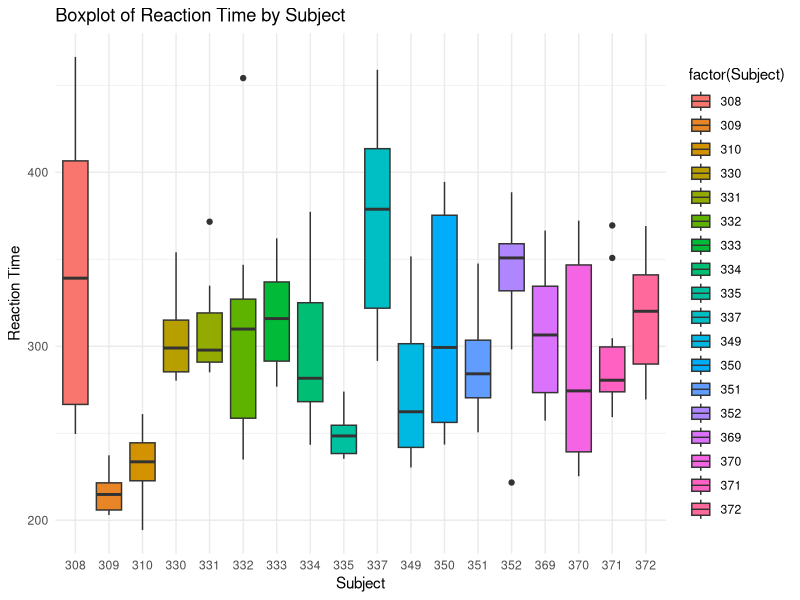
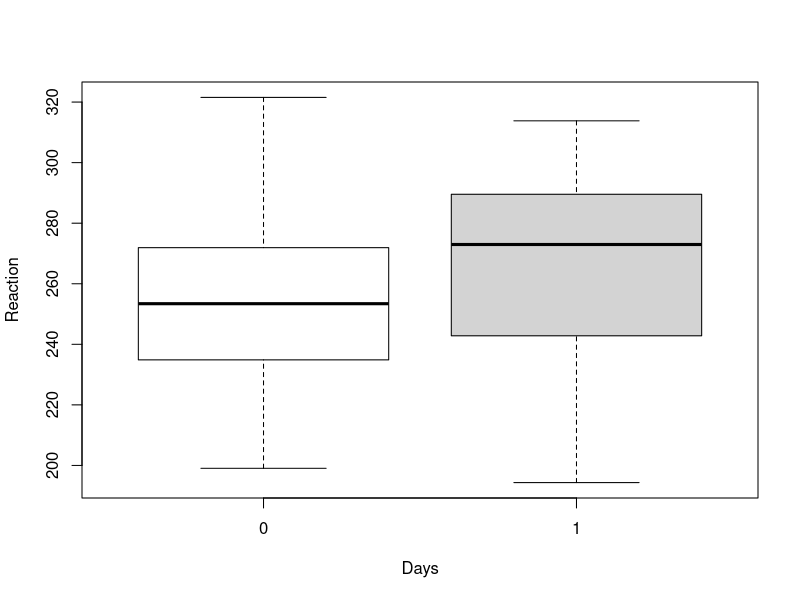
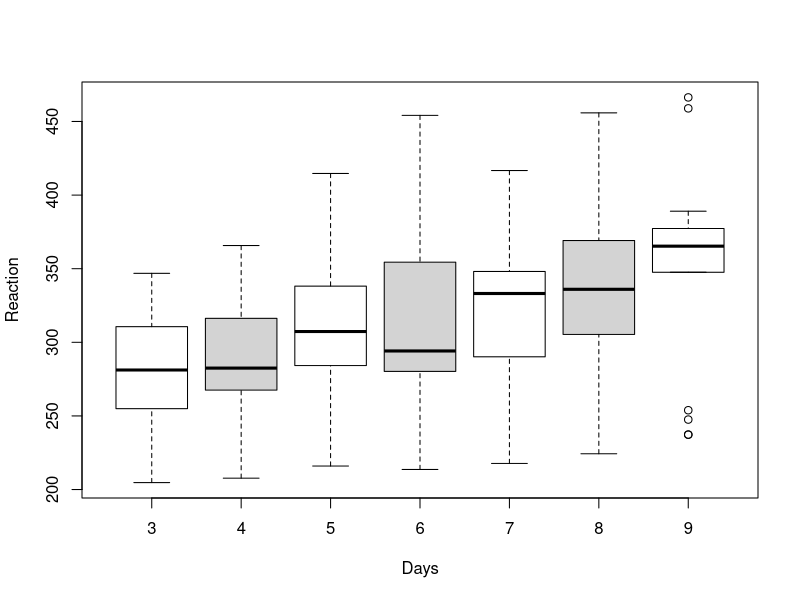
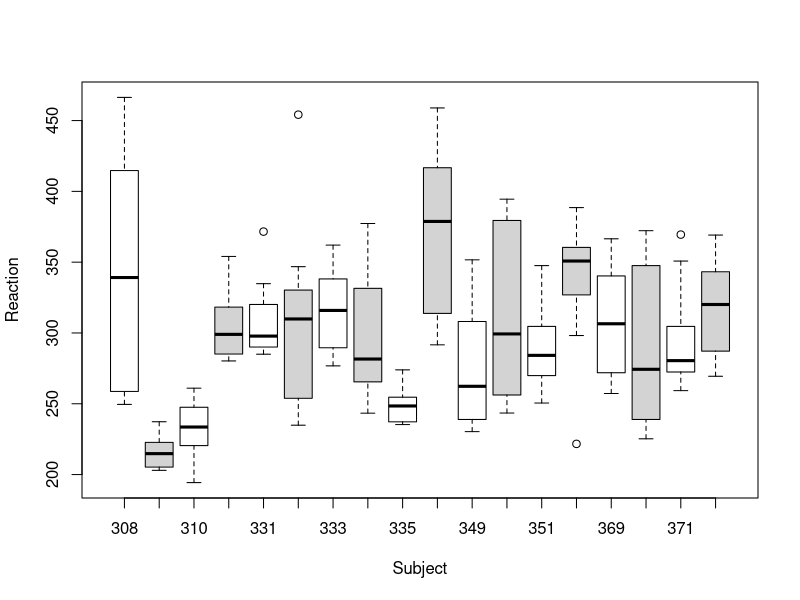
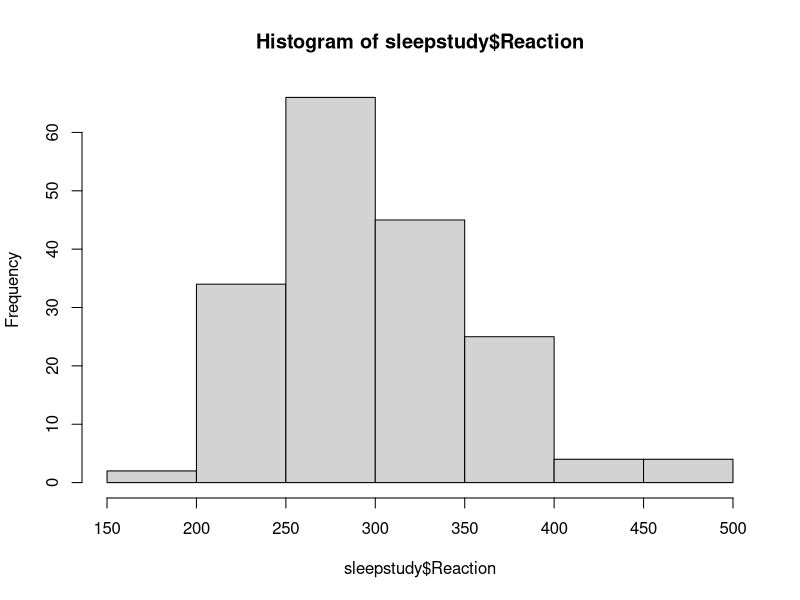
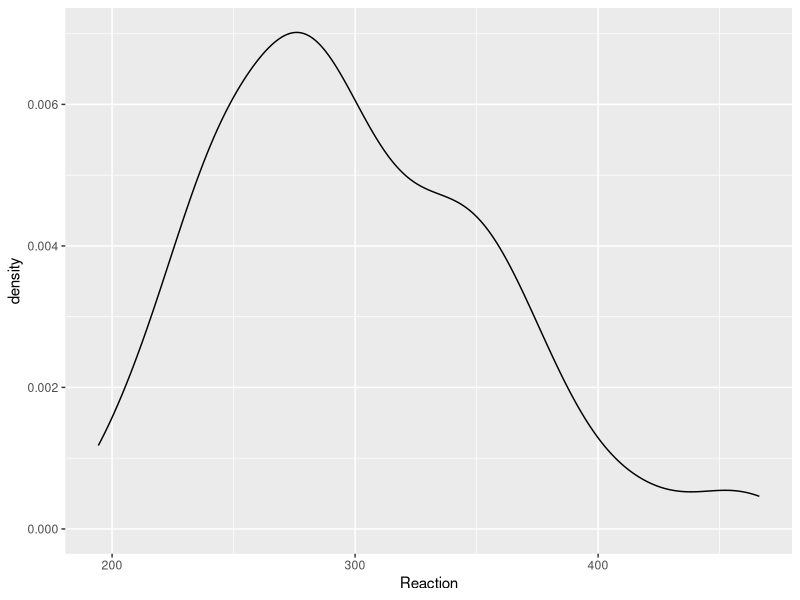
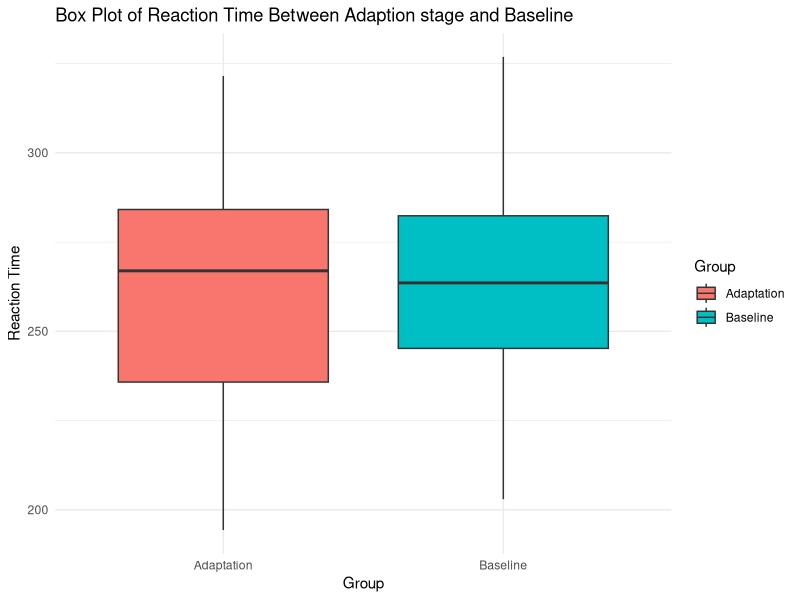
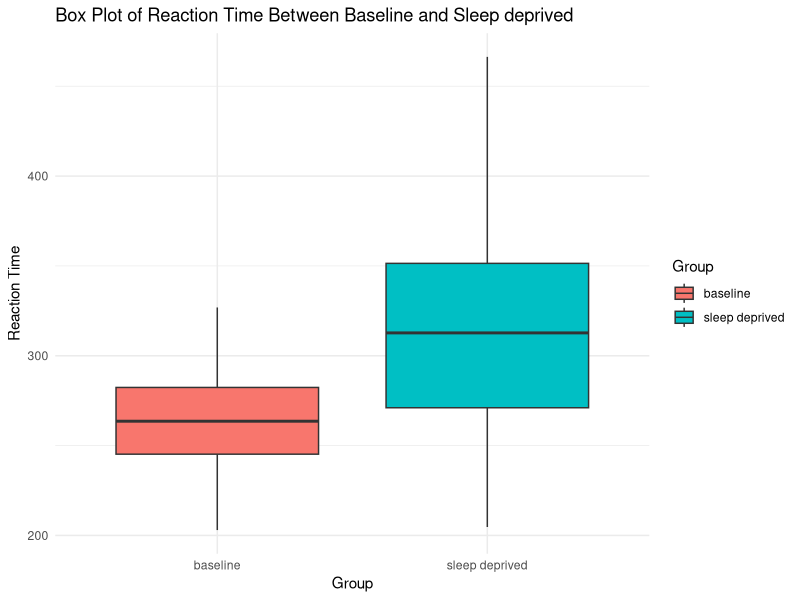

Generate these figures, in order, with R: (Note: this script raises an error after producing the figures.)
library('tidyverse')
library('broom')
library(lme4,quietly=TRUE)
library(ggplot2)

### DESCRIPTION OF THE DATASET

data(sleepstudy)
?sleepstudy
summary(sleepstudy)

## VISUALIZE EFFECT OF SUBJECTS ON REACTION TIME

ggplot(sleepstudy, aes(x = factor(Subject), y = Reaction, fill = factor(Subject))) +
  geom_boxplot() +
  labs(title = "Boxplot of Reaction Time by Subject",
       x = "Subject",
       y = "Reaction Time") +
  theme_minimal()

sleepstudy %>% select(c(Subject,Reaction)) %>%
  group_by(Subject) %>%
  summarise(Mean_reaction = mean(Reaction))

## SUBSETTING THE DATASET
## VISUALIZE EFFECT OF DAYS ON REACTION TIME

data_1 <- filter(sleepstudy,Days < 2)
summary(data_1)

boxplot(Reaction ~ Days, col=c("white","lightgray"),data_1)

data_2 <- filter(sleepstudy,Days > 2)
summary(data_2)

boxplot(Reaction ~ Days, col=c("white","lightgray"),data_2)

data_3 <- filter(sleepstudy,Days == 2)
summary(data_3)

boxplot(Reaction ~ Subject, col=c("white","lightgray"),sleepstudy)

## PLOT OF HISTOGRAM

hist(sleepstudy$Reaction)

##PLOTTING THE DENSITY DISTRIBUTION OF THE RESPONSE VARIABLE REACTION TIME

ggplot(sleepstudy, aes(x = Reaction)) +
  geom_density(alpha = 0.5) +
  scale_fill_brewer(palette = "PuOr")
  labs(title = "Densityplot of Reaction Time",
       y = "Reaction Time") +
  theme_minimal()

### COMPARING MEANS BETWEEN THE SUBSETTED GROUPS
  
## Extracting the Reaction column
data_1_rt <- data_1$Reaction
data_2_rt <- data_2$Reaction
data_3_rt <- data_3$Reaction
  
##  Two-sample t-test for Adaption stage and Baseline
result_1 <- t.test(data_1_rt, data_3_rt)
result_1
  
## VISUALIZING RESULT FROM T TEST
combined_data_1 <- rbind(
  data.frame(Group = "Adaptation", ReactionTime = data_1_rt),
  data.frame(Group = "Baseline", ReactionTime = data_3_rt)
)
  
ggplot(combined_data_1, aes(x = Group, y = ReactionTime, fill = Group)) +
  geom_boxplot() +
  labs(title = "Box Plot of Reaction Time Between Adaption stage and Baseline",
        x = "Group",
        y = "Reaction Time") +
  theme_minimal()
  
## Two-sample t-test for Baseline and Sleep deprived
result_2 <- t.test(data_3_rt, data_2_rt)
result_2
  
## VISUALIZING RESULT FROM T TEST
combined_data_2 <- rbind(
  data.frame(Group = "baseline", ReactionTime = data_3_rt),
  data.frame(Group = "sleep deprived", ReactionTime = data_2_rt)
)
  
ggplot(combined_data_2, aes(x = Group, y = ReactionTime, fill = Group)) +
  geom_boxplot() +
  labs(title = "Box Plot of Reaction Time Between Baseline and Sleep deprived",
        x = "Group",
        y = "Reaction Time") +
  theme_minimal()
  
  
### CHECK FOR NORMALITY OF THE RESPONSE VARIABLE

shapiro_test_result <- shapiro.test(sleepstudy$Reaction)
print(shapiro_test_result)
p_value <- shapiro_test_result$p.value
p_value

## DATA TRANSFORMATION
sleepstudy$LogReaction <- log(sleepstudy$Reaction)


## MODEL IMPLEMENTATION

model_1 <- lmer(Reaction~ Days + (1|Subject), sleepstudy)
summary(model_1)

Intercept <- exp(5.530065)
Intercept

model_2 <- lmer(LogReaction ~ Days + (1|Subject), sleepstudy)
summary(model_2)

model_3 <- lmer(LogReaction ~ Days + (1|Subject), data_2)
summary(model_3)
View(data_2)

## RESIDUAL ANALYSIS FOR MODEL 1

res <- residuals(model_1)

par(mfrow = c(1,3))

hist(res)

qqnorm(res)

qqline(res)

plot(fitted(model_1),res)

## RESIDUAL ANALYSIS FOR MODEL 2

res <- residuals(model_2)

par(mfrow = c(1,3))

hist(res)

qqnorm(res)

qqline(res)

plot(fitted(model_2),res)
